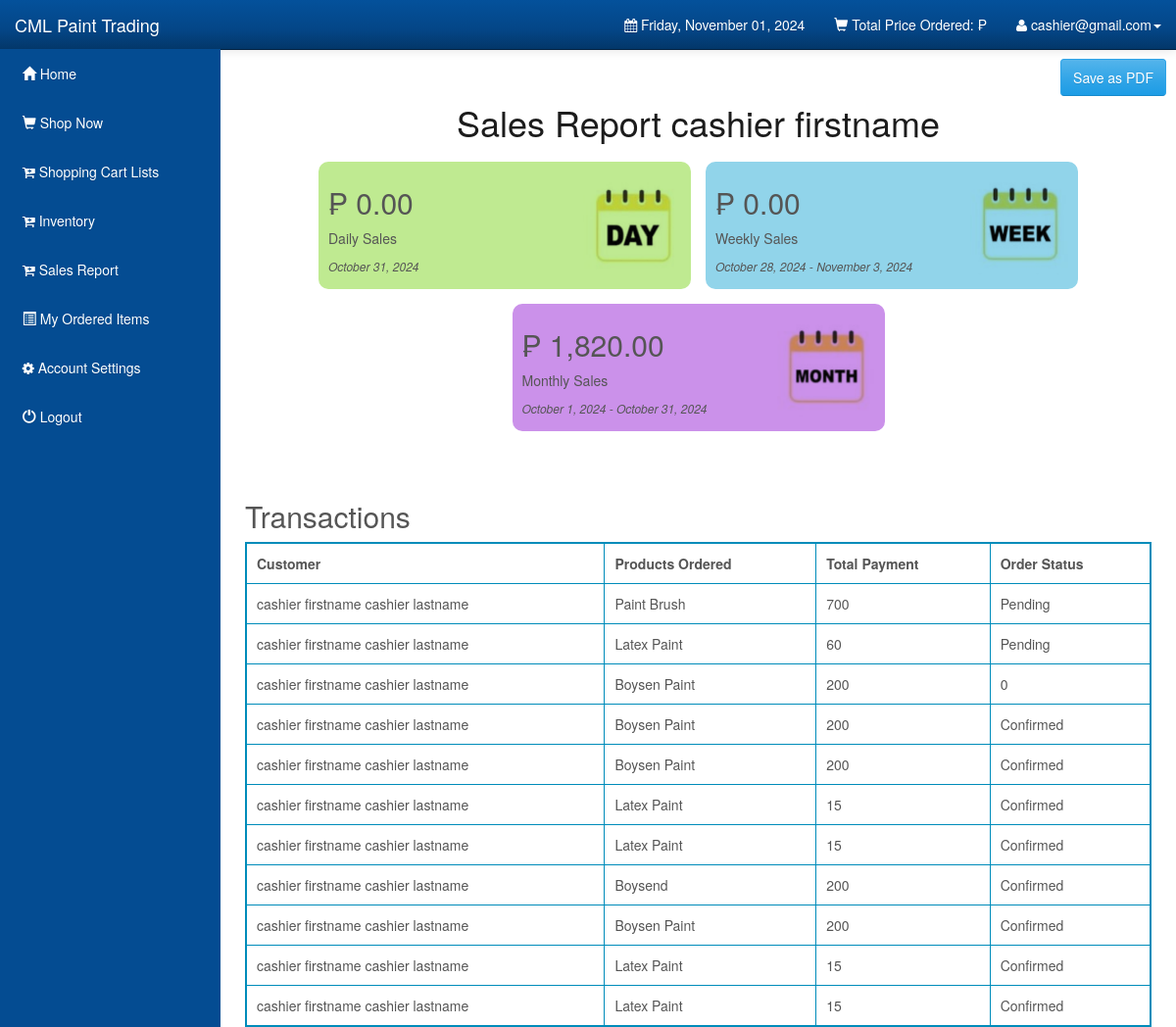
Before: /Customers/salesreport.php (signed in) with the older database file.
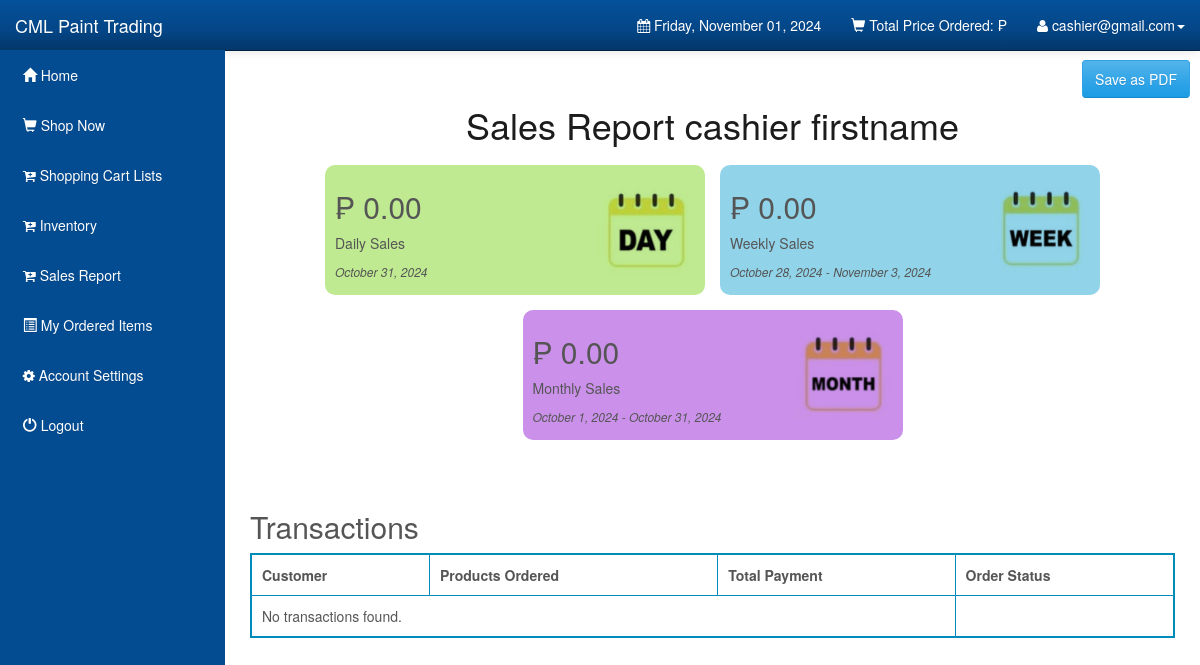
After: the same page with the newer database file.
### tables this page shows
CREATE TABLE `users` (
  `user_id` int(11) NOT NULL,
  `user_email` varchar(1000) NOT NULL,
  `user_password` varchar(1000) NOT NULL,
  `user_firstname` varchar(1000) NOT NULL,
  `user_lastname` varchar(1000) NOT NULL,
  `user_address` varchar(1000) NOT NULL,
  `user_mobile` varchar(255) NOT NULL,
  `type` enum('Admin','Customer','Cashier') DEFAULT NULL
);

CREATE TABLE `orderdetails` (
  `order_id` int(10) UNSIGNED NOT NULL,
  `user_id` int(11) NOT NULL DEFAULT 0,
  `order_name` varchar(1000) NOT NULL DEFAULT '',
  `order_price` double NOT NULL DEFAULT 0,
  `order_quantity` int(10) UNSIGNED NOT NULL DEFAULT 0,
  `order_total` double NOT NULL DEFAULT 0,
  `order_status` varchar(45) NOT NULL DEFAULT '',
  `order_date` date DEFAULT NULL,
  `order_pick_up` datetime(6) DEFAULT NULL,
  `order_pick_place` enum('Quezon City','Caloocan','Valenzuela','San Jose de Monte') DEFAULT NULL,
  `gl` enum('Gallon','Liter') DEFAULT NULL,
  `payment_id` int(11) DEFAULT NULL,
  `product_id` int(11) DEFAULT NULL
);

### Customers/salesreport.php (the view, shortened to what this page needs)
<?php
require_once 'config.php';
extract($_SESSION);
$stmt_edit = $DB_con->prepare('SELECT * FROM users WHERE user_email = :user_email');
$stmt_edit->execute(array(':user_email' => $user_email));
$edit_row = $stmt_edit->fetch(PDO::FETCH_ASSOC);
if ($edit_row) {
    extract($edit_row);
}
?>
<!DOCTYPE html>
<html lang="en">
<head>
    <link rel="stylesheet" type="text/css" href="bootstrap/css/bootstrap.min.css" />
    <link rel="stylesheet" type="text/css" href="font-awesome/css/font-awesome.min.css" />
    <link rel="stylesheet" type="text/css" href="css/local.css" />
    <link rel="stylesheet" type="text/css" href="../Admin/css/salesreport.css" />
    <link rel="stylesheet" href="https://cdn.jsdelivr.net/npm/sweetalert2@11/dist/sweetalert2.min.css">
</head>
<body>
    <div id="wrapper">
        <a type="button" class="btn btn-primary" id="saveAsPDFBtn" href="../Admin/generate_pdf.php">Save as PDF</a>
        <?php require_once "navigation.php" ?>
        <div id="page-wrapper">
            <div class="sales-report-container">
                <h1>Sales Report <?php echo $_SESSION['user_firstname'] ?></h1>
                <div class="sales-report-content">
                    <?php
                    $current_user_id = $_SESSION['user_id'];
                    $stmt_daily = $DB_con->prepare(
                        'SELECT SUM(order_total) as daily_sales,
                        DATE(order_pick_up) as date
                        FROM orderdetails
                        WHERE DATE(order_date) = CURDATE()
                        AND user_id = ?');
                    $stmt_daily->bindParam(1, $current_user_id, PDO::PARAM_INT);
                    $stmt_daily->execute();
                    $daily = $stmt_daily->fetch(PDO::FETCH_ASSOC);
                    $dailySales = $daily['daily_sales'] ?? 0;
                    $dailyDate = $daily['date'] ?? date('Y-m-d');
                    $stmt_weekly = $DB_con->prepare(
                        'SELECT SUM(order_total) as weekly_sales,
                                DATE_SUB(CURDATE(), INTERVAL WEEKDAY(CURDATE()) DAY) as start_date,
                                DATE_ADD(DATE_SUB(CURDATE(), INTERVAL WEEKDAY(CURDATE()) DAY), INTERVAL 6 DAY) as end_date
                         FROM orderdetails
                         WHERE DATE(order_date) BETWEEN
                               DATE_SUB(CURDATE(), INTERVAL WEEKDAY(CURDATE()) DAY)
                               AND DATE_ADD(DATE_SUB(CURDATE(), INTERVAL WEEKDAY(CURDATE()) DAY), INTERVAL 6 DAY)
                               AND user_id = ?');
                    $stmt_weekly->bindParam(1, $current_user_id, PDO::PARAM_INT);
                    $stmt_weekly->execute();
                    $weekly = $stmt_weekly->fetch(PDO::FETCH_ASSOC);
                    $weeklySales = $weekly['weekly_sales'] ?? 0;
                    $weeklyStartDate = $weekly['start_date'] ?? date('Y-m-d', strtotime('-7 days'));
                    $weeklyEndDate = $weekly['end_date'] ?? date('Y-m-d');
                    $stmt_monthly = $DB_con->prepare(
                        'SELECT SUM(order_total) as monthly_sales,
                                DATE_FORMAT(CURDATE(), "%Y-%m-01") as start_date,
                                LAST_DAY(CURDATE()) as end_date
                         FROM orderdetails
                         WHERE DATE(order_date) BETWEEN
                               DATE_FORMAT(CURDATE(), "%Y-%m-01")
                               AND LAST_DAY(CURDATE())
                               AND user_id = ?');
                    $stmt_monthly->bindParam(1, $current_user_id, PDO::PARAM_INT);
                    $stmt_monthly->execute();
                    $monthly = $stmt_monthly->fetch(PDO::FETCH_ASSOC);
                    $monthlySales = $monthly['monthly_sales'] ?? 0;
                    $monthlyStartDate = $monthly['start_date'] ?? date('Y-m-d', strtotime('-1 month'));
                    $monthlyEndDate = $monthly['end_date'] ?? date('Y-m-d');
                    ?>
                    <div class="sales-report-item" data-toggle="modal" data-target="#dailySales">
                        <div>
                            <h2>&#8369 <?php echo number_format($dailySales, 2); ?></h2>
                            <p>Daily Sales</p>
                            <p><?php echo date('F j, Y', strtotime($dailyDate)); ?></p>
                        </div>
                        <img src="../Admin/local_image/daily.jpeg" alt="Daily Sales">
                    </div>
                    <div class="sales-report-item" data-toggle="modal" data-target="#weeklySales">
                        <div>
                            <h2>&#8369 <?php echo number_format($weeklySales, 2); ?></h2>
                            <p>Weekly Sales</p>
                            <p><?php echo date('F j, Y', strtotime($weeklyStartDate)) . ' - ' . date('F j, Y', strtotime($weeklyEndDate)); ?></p>
                        </div>
                        <img src="../Admin/local_image/weekly.jpeg" alt="Weekly Sales">
                    </div>
                    <div class="sales-report-item" data-toggle="modal" data-target="#monthlySales">
                        <div>
                            <h2>&#8369 <?php echo number_format($monthlySales, 2); ?></h2>
                            <p>Monthly Sales</p>
                            <p><?php echo date('F j, Y', strtotime($monthlyStartDate)) . ' - ' . date('F j, Y', strtotime($monthlyEndDate)); ?></p>
                        </div>
                        <img src="../Admin/local_image/monthly.jpeg" alt="Monthly Sales">
                    </div>
                </div>
                <div class="sales-report-transactions">
                    <h2>Transactions</h2>
                    <div class="transactions-table">
                        <table>
                            <thead>
                                <tr>
                                    <th>Customer</th>
                                    <th>Products Ordered</th>
                                    <th>Total Payment</th>
                                    <th>Order Status</th>
                                </tr>
                            </thead>
                            <tbody>
                                <?php
                                $current_user = $_SESSION['user_id'];
                                $stmt = $DB_con->prepare('SELECT users.user_email, users.user_firstname, users.user_lastname, users.user_address, orderdetails.*
                                FROM users
                                INNER JOIN orderdetails
                                ON users.user_id = orderdetails.user_id
                                WHERE orderdetails.user_id = :current_user
                                ORDER BY orderdetails.order_pick_up DESC');
                                $stmt->bindParam(':current_user', $current_user, PDO::PARAM_INT);
                                $stmt->execute();
                                if ($stmt->rowCount() > 0) {
                                    while ($row = $stmt->fetch(PDO::FETCH_ASSOC)) {
                                        $customerName = $row['user_firstname'] . ' ' . $row['user_lastname'];
                                        $productsOrdered = $row['order_name'];
                                        $orderStatus = $row['order_status'];
                                        $totalBill = $row['order_total'];
                                        ?>
                                        <tr>
                                            <td><?php echo htmlspecialchars($customerName); ?></td>
                                            <td><?php echo htmlspecialchars($productsOrdered); ?></td>
                                            <td><?php echo htmlspecialchars($totalBill); ?></td>
                                            <td><?php echo htmlspecialchars($orderStatus); ?></td>
                                        </tr>
                                        <?php
                                    }
                                } else {
                                    ?>
                                    <tr>
                                        <td colspan="3">No transactions found.</td>
                                    </tr>
                                    <?php
                                }
                                ?>
                            </tbody>
                        </table>
                    </div>
                </div>
            </div>
        </div>
        <br />
        <br />
    </div>
</body>
</html>

### Customers/navigation.php (shortened to what this page needs)
<nav class="navbar navbar-inverse navbar-fixed-top" role="navigation">
    <div class="navbar-header">
        <a class="navbar-brand" href="index.php">CML Paint Trading</a>
    </div>
    <div class="collapse navbar-collapse navbar-ex1-collapse">
        <ul class="nav navbar-nav side-nav">
            <li><a href="index.php"> &nbsp; <span class='glyphicon glyphicon-home'></span> Home</a></li>
            <li><a href="shop.php?id=1"> &nbsp; <span class='glyphicon glyphicon-shopping-cart'></span> Shop Now</a></li>
            <li><a href="cart_items.php"> &nbsp; <span class='fa fa-cart-plus'></span> Shopping Cart Lists</a></li>
            <?php
                if ($_SESSION['user_type'] == 'Cashier'){
                    ?>
                    <li><a href="items.php"> &nbsp; <span class='fa fa-cart-plus'></span> Inventory</a></li>
                    <li><a href="salesreport.php"> &nbsp; <span class='fa fa-cart-plus'></span> Sales Report</a></li>
                <?php
                }
            ?>
            <li><a href="orders.php"> &nbsp; <span class='glyphicon glyphicon-list-alt'></span> My Ordered Items</a></li>
            <li><a data-toggle="modal" data-target="#setAccount"> &nbsp; <span class='fa fa-gear'></span> Account Settings</a></li>
            <li><a href="logout.php"> &nbsp; <span class='glyphicon glyphicon-off'></span> Logout</a></li>
        </ul>
        <ul class="nav navbar-nav navbar-right navbar-user">
            <li class="dropdown messages-dropdown">
                <a href="#"><i class="fa fa-calendar"></i> <?php
                                                            $Today = date('y:m:d');
                                                            $new = date('l, F d, Y', strtotime($Today));
                                                            echo $new; ?></a>
            </li>
            <li class="dropdown user-dropdown">
                <a href="#" class="dropdown-toggle" data-toggle="dropdown"><span class='glyphicon glyphicon-shopping-cart'></span> Total Price Ordered: &#8369; <?php echo $total; ?> </b></a>
            </li>
            <li class="dropdown user-dropdown">
                <a href="#" class="dropdown-toggle" data-toggle="dropdown"><i class="fa fa-user"></i> <?php echo $user_email; ?><b class="caret"></b></a>
            </li>
        </ul>
    </div>
</nav>

### Customers/css/local.css (style rules this page uses)
#wrapper { padding-left: 0; }
#page-wrapper { width: 100%; padding: 5px 15px; }
body { font-family: "Helvetica Neue", Helvetica, Arial, sans-serif; font-size: 14px; line-height: 1.42857143; color: #555555; background-color: #ffffff; }
.btn { display: inline-block; margin-bottom: 0; font-weight: normal; text-align: center; vertical-align: middle; cursor: pointer; background-image: none; border: 1px solid transparent; white-space: nowrap; padding: 8px 12px; font-size: 14px; line-height: 1.42857143; border-radius: 4px; -webkit-user-select: none; -moz-user-select: none; -ms-user-select: none; user-select: none; }
.btn-primary { color: #ffffff; background-color: #2fa4e7; border-color: #2fa4e7; }
.navbar-inverse { background-color: #033c73; border-color: #022f5a; }
.navbar-inverse .navbar-brand { color: #ffffff; }
.navbar-inverse .navbar-nav > li > a { color: #ffffff; }
.navbar-inverse .navbar-collapse, .navbar-inverse .navbar-form { border-color: #022a50; }
.navbar { background-image: -webkit-linear-gradient(#54b4eb, #2fa4e7 60%, #1d9ce5); background-image: linear-gradient(#54b4eb, #2fa4e7 60%, #1d9ce5); background-repeat: no-repeat; filter: progid:DXImageTransform.Microsoft.gradient(startColorstr='#ff54b4eb', endColorstr='#ff1d9ce5', GradientType=0); border-bottom: 1px solid #178acc; filter: none; -webkit-box-shadow: 0 1px 10px rgba(0, 0, 0, 0.1); box-shadow: 0 1px 10px rgba(0, 0, 0, 0.1); }
.navbar .navbar-nav > li > a, .navbar-brand { text-shadow: 0 1px 0 rgba(0, 0, 0, 0.1); }
.navbar-inverse { background-image: -webkit-linear-gradient(#04519b, #044687 60%, #033769); background-image: linear-gradient(#04519b, #044687 60%, #033769); background-repeat: no-repeat; filter: progid:DXImageTransform.Microsoft.gradient(startColorstr='#ff04519b', endColorstr='#ff033769', GradientType=0); filter: none; border-bottom: 1px solid #022241; }
.btn { text-shadow: 0 1px 0 rgba(0, 0, 0, 0.1); }
.btn-primary { background-image: -webkit-linear-gradient(#54b4eb, #2fa4e7 60%, #1d9ce5); background-image: linear-gradient(#54b4eb, #2fa4e7 60%, #1d9ce5); background-repeat: no-repeat; filter: progid:DXImageTransform.Microsoft.gradient(startColorstr='#ff54b4eb', endColorstr='#ff1d9ce5', GradientType=0); filter: none; border-bottom: 1px solid #178acc; }
.clearfix:before, .clearfix:after, .container:before, .container:after, .container-fluid:before, .container-fluid:after, .row:before, .row:after, .form-horizontal .form-group:before, .form-horizontal .form-group:after, .btn-toolbar:before, .btn-toolbar:after, .btn-group-vertical > .btn-group:before, .btn-group-vertical > .btn-group:after, .nav:before, .nav:after, .navbar:before, .navbar:after, .navbar-header:before, .navbar-header:after, .navbar-collapse:before, .navbar-collapse:after, .pager:before, .pager:after, .panel-body:before, .panel-body:after, .modal-footer:before, .modal-footer:after { content: " "; display: table; }
.clearfix:after, .container:after, .container-fluid:after, .row:after, .form-horizontal .form-group:after, .btn-toolbar:after, .btn-group-vertical > .btn-group:after, .nav:after, .navbar:after, .navbar-header:after, .navbar-collapse:after, .pager:after, .panel-body:after, .modal-footer:after { clear: both; }
a { color: #2fa4e7; text-decoration: none; }
@media (min-width:768px) { #wrapper { padding-left: 225px; } }
@media (min-width:768px) { #page-wrapper { padding: 15px 25px; } }
@media (min-width:768px) { .side-nav { margin-left: -225px; left: 225px; width: 225px; position: fixed; top: 50px; height: 100%; border-radius: 0; border: none; background-color: #044C92; overflow-y: auto; } }
@media (min-width:768px) { .side-nav>li>a { width: 225px; } }
@media (min-width:768px) { .navbar-collapse { padding-left: 15px !important; padding-right: 15px !important; } }

### Customers/salesreport.php (style rules this page uses)
#saveAsPDFBtn { position: fixed !important; top: 60px !important; right: 10px !important; }

Changed rows visible on the page:
removed orderdetails: user.user_lastname "cashier firstname cashier lastname", order_name "Paint Brush", order_total "700", order_status "Pending"
removed orderdetails: user.user_lastname "cashier firstname cashier lastname", order_name "Latex Paint", order_total "60", order_status "Pending"
removed orderdetails: user.user_lastname "cashier firstname cashier lastname", order_name "Boysen Paint", order_total "200", order_status "0"
removed orderdetails: user.user_lastname "cashier firstname cashier lastname", order_name "Boysen Paint", order_total "200", order_status "Confirmed"
removed orderdetails: user.user_lastname "cashier firstname cashier lastname", order_name "Boysen Paint", order_total "200", order_status "Confirmed"
removed orderdetails: user.user_lastname "cashier firstname cashier lastname", order_name "Latex Paint", order_total "15", order_status "Confirmed"
removed orderdetails: user.user_lastname "cashier firstname cashier lastname", order_name "Latex Paint", order_total "15", order_status "Confirmed"
removed orderdetails: user.user_lastname "cashier firstname cashier lastname", order_name "Boysend", order_total "200", order_status "Confirmed"
removed orderdetails: user.user_lastname "cashier firstname cashier lastname", order_name "Boysen Paint", order_total "200", order_status "Confirmed"
removed orderdetails: user.user_lastname "cashier firstname cashier lastname", order_name "Latex Paint", order_total "15", order_status "Confirmed"
removed orderdetails: user.user_lastname "cashier firstname cashier lastname", order_name "Latex Paint", order_total "15", order_status "Confirmed"
Other visible differences:
$monthlySales: "1,820.00" → "0.00"
text now shown: "No transactions found."
